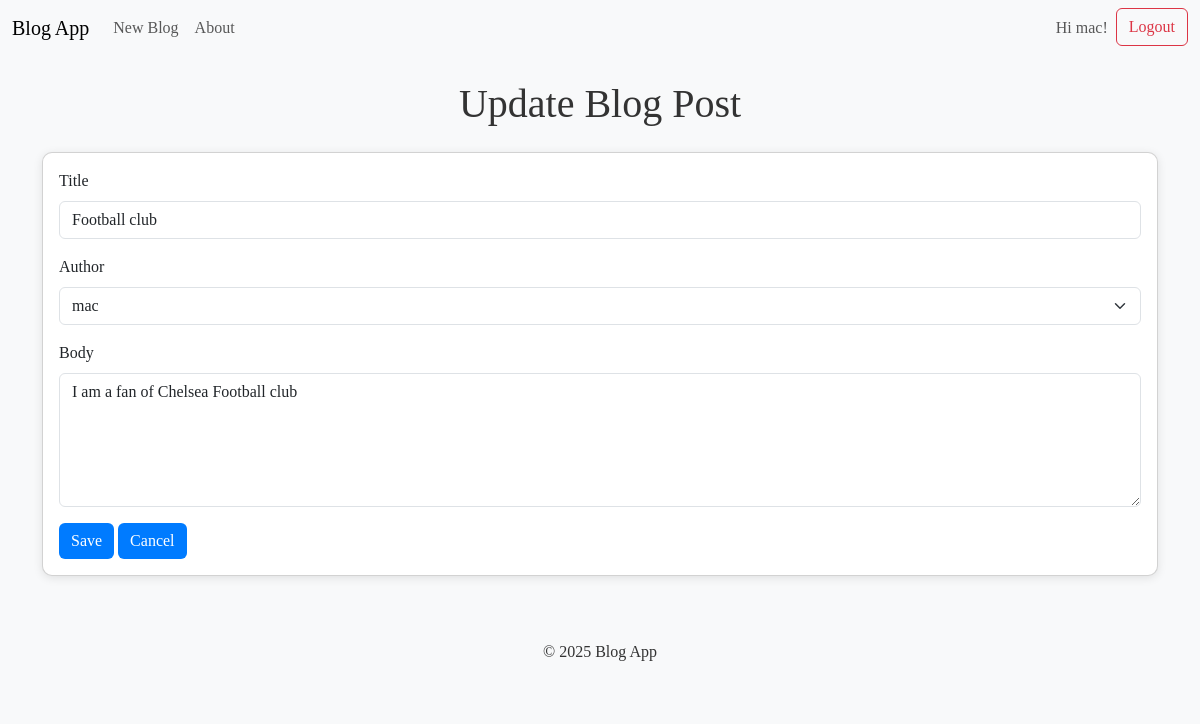
Page /update/1/ (signed in) on the committed database.
### blog/models.py (models this page shows, shortened)
class BlogPost(models.Model):
    title = models.CharField(max_length=100)
    author = models.ForeignKey(User, on_delete=models.CASCADE, max_length=50, blank=True, null=True)
    body = models.TextField()
    date_created = models.DateTimeField(auto_now_add=True)
    class Meta:
        ordering = ['-date_created']

### blog/views.py (the view)
# urls.py: path('update/<int:blog_id>/', views.update_blog, name='update-blog'),
def update_blog(request, blog_id):
    blog = get_object_or_404(BlogPost, id=blog_id)
    print(request.user)
    if blog.author != request.user:
        raise Http404
    if request.method == 'POST':
        form = BlogForm(data=request.POST, instance=blog)
        if form.is_valid():
            edited_blog = form.save(commit=False)
            edited_blog.save()
            return redirect('home')
    else:
        form = BlogForm(instance=blog)
        context = {'form': form}
        return render(request, 'blog/update_blog.html', context=context)

### blog/forms.py
class BlogForm (forms.ModelForm):
  class Meta:
    model = BlogPost
    fields = ['title', 'author', 'body']
    widgets = {
      'body': forms.Textarea(attrs={'rows': 5})
    }

### blog/templates/blog/update_blog.html (shortened to what this page needs)
{% extends 'blog/base.html' %}
{% load django_bootstrap5 %}
{% block page_header %}
    <h1 class="text-center mb-4">{% if form.instance.pk %}Update{% else %}Create{% endif %} Blog Post</h1>
{% endblock page_header %}
{% block content %}
    <div class="card">
        <div class="card-body">
            <form method="post">
                {% bootstrap_form form %}
                {% bootstrap_button button_type="submit" content="Save" %}
                {% bootstrap_button button_type="reset" content="Cancel" %}
            </form>
        </div>
    </div>
{% endblock content %}

### blog/templates/blog/base.html (shortened to what this page needs)
<!DOCTYPE html>
<html lang="en">
<head>
    <link href="https://cdn.jsdelivr.net/npm/bootstrap@5.3.3/dist/css/bootstrap.min.css" rel="stylesheet">
    {% load static %}
    <link rel="stylesheet" href="{% static 'blog/css/style.css' %}">
</head>
<body>
    <nav class="navbar navbar-expand-lg navbar-light bg-light">
        <div class="container-fluid">
            <a class="navbar-brand" href="{% url 'home' %}">Blog App</a>
            <div class="collapse navbar-collapse" id="navbarNav">
                <ul class="navbar-nav">
                    <li class="nav-item">
                        <a class="nav-link" href="{% url 'create-blog' %}">New Blog</a>
                    </li>
                    <li class="nav-item">
                        <a class="nav-link" href="{% url 'about' %}">About</a>
                    </li>
                </ul>
                <ul class="navbar-nav ms-auto">
                  {% if user.is_authenticated %}
                    <li class="nav-item">
                      <span class="nav-link">Hi {{ user.username }}!</span>
                    </li>
                    <li class="nav-item">
                      <form method="post" action="{% url 'logout' %}" class="d-inline">
                        <button type="submit" class="btn btn-outline-danger" aria-label="Logout">Logout</button>
                      </form>
                    </li>
                  {% else %}
                    <li class="nav-item">
                      <a class="nav-link" href="{% url 'login' %}">Log In<i class="bi bi-box-arrow-in-right"></i></a>
                    </li>
                  {% endif %}
                </ul>
            </div>
        </div>
    </nav>
    <div class="container mt-4">
        <header>
            {% block page_header %}{% endblock page_header %}
        </header>
        <main>
            {% block content %}{% endblock content %}
        </main>
    </div>
    <footer class="bg-light text-center py-3 mt-5">
        <p>&copy; 2025 Blog App</p>
    </footer>
</body>
</html>

### blog/static/blog/css/style.css (style rules this page uses)
body { font-family: 'Georgia', serif; background-color: #f8f9fa; color: #333; }
.card { border-radius: 10px; box-shadow: 0 2px 10px rgba(0, 0, 0, 0.1); transition: transform 0.2s; }
.btn-primary { background-color: #007bff; border: none; }

### rows in the picture
BlogPost: title "Football club", author "mac", body "I am a fan of Chelsea Football club"

### other values in the picture
{{ user.username }} "mac"
